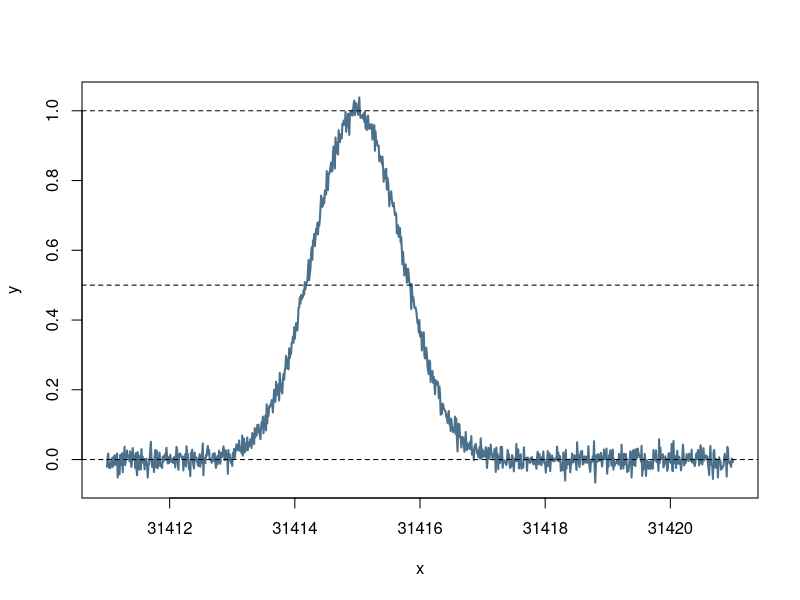

The R script that drew this image: (Note: this script raises an error after producing the figure.)
rm(list=ls())

x <- seq(-4, 6, 0.01)
y <- exp(-x^2) + rnorm(x)*0.02
x <- x + 31415

plot(x, y, type="l", lwd=2, col="skyblue4")

abline(h = c(0.0, 0.5, 1.0), lty=2)

p <- locator(2)$x

arrows(p[1], 0.5, p[2], 0.5, code=3, angle=90, length=0.25)
arrows(p[1], 0.5, p[2], 0.5, code=3, angle=12, length=0.15)

points(p, c(0.5,0.5), pch=21, bg="pink")
text(mean(p), 0.5, sprintf("%.3f",diff(p)), adj=c(0.5,-0.2))

